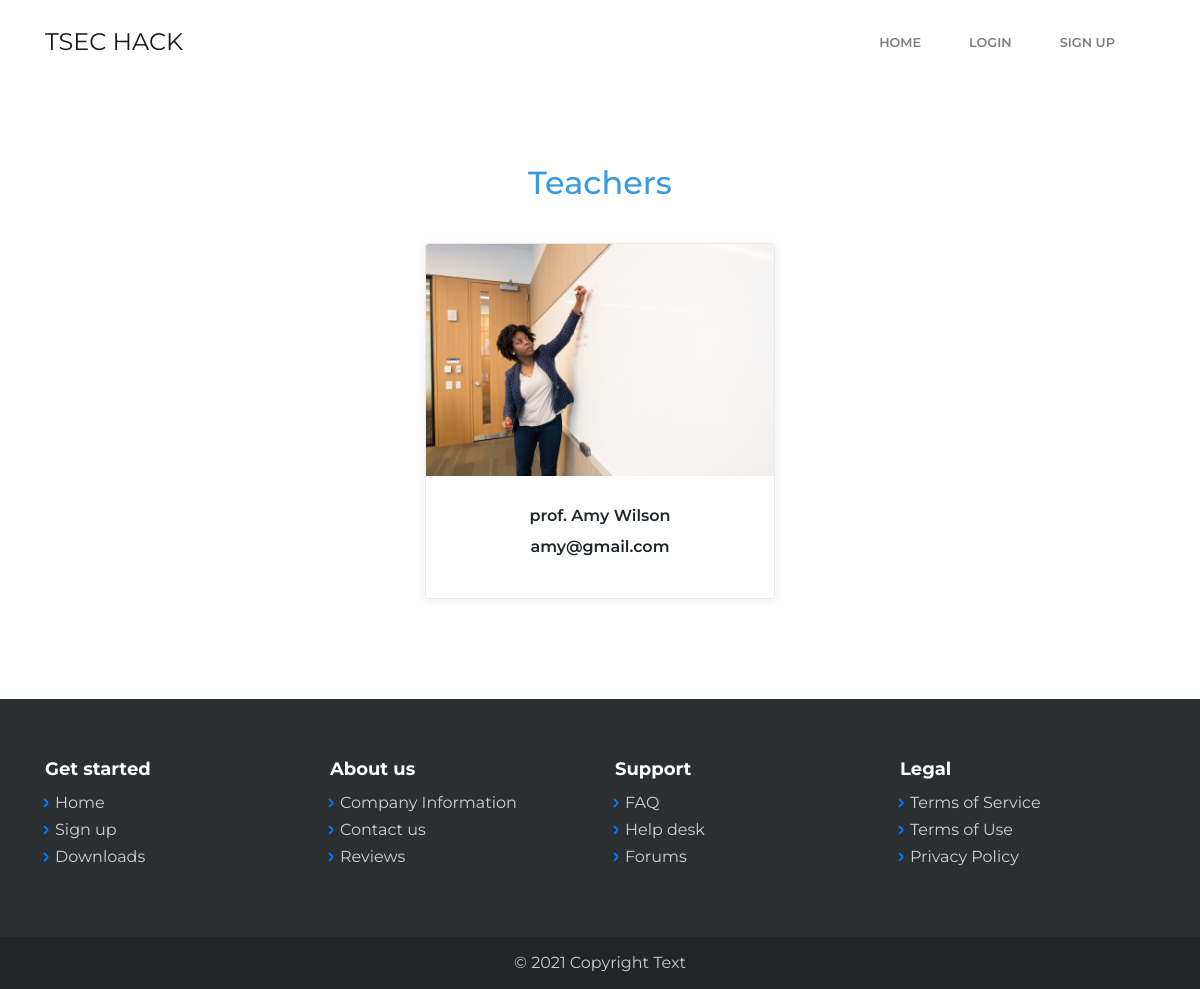
Screenshot of /teachers/ with the database file from the repository.
### accounts/models.py (models this page shows, shortened)
class Teacher (models.Model):
    teacher_id = models.AutoField(primary_key=True)
    teacher_name = models.CharField(max_length=100, null=False)
    username = models.CharField(max_length=10, null=False, default ="")
    password =  models.CharField(max_length=10, null=False,default="")
    teacher_image = models.ImageField(upload_to="teacher-images/", default="")
    teacher_email = models.EmailField(max_length=254, default="")
    teacher_phone = models.CharField(max_length=20, default='')
    teacher_dob = models.DateField(auto_now=False, auto_now_add=False)
    course =models.ForeignKey(Course, on_delete=models.CASCADE, default="")

### accounts/views.py (the view)
# urls.py: path("teachers/", views.teachers, name='teachers'),
def teachers(request):
    tech = Teacher.objects.all()
    return render(request, 'teachers.html', {'tech': tech})

### templates/teachers.html (shortened to what this page needs)
{% extends 'base.html' %}
{% load static %}
{% block body %}
    <main class="page">
        <section class="clean-block about-us">
            <div class="container">
                <div class="block-heading">
                    <h2 class="text-info">Teachers</h2>
                </div>
                {% for tea in tech %}
                <div class="row justify-content-center">
                    <div class="col-sm-6 col-lg-4">
                        <div class="card text-center clean-card"><img class="card-img-top w-100 d-block" src="/media/{{tea.teacher_image}}">
                            <div class="card-body info">
                                <h4 class="card-title">{{ tea.teacher_name }}</h4>
                                <h4 class="card-title">{{ tea.teacher_email }}</h4>
                            </div>
                        </div>
                    </div>
                    </div>
                    {% endfor %}
                </div>
        </section>
    </main>
{% endblock %}

### static/css/smoothproducts.css (style rules this page uses)
html, body { height: 100%; width: 100%; }

### rows the page displays
Teacher: teacher_image (picture), teacher_name "prof. Amy Wilson", teacher_email "amy@gmail.com"
